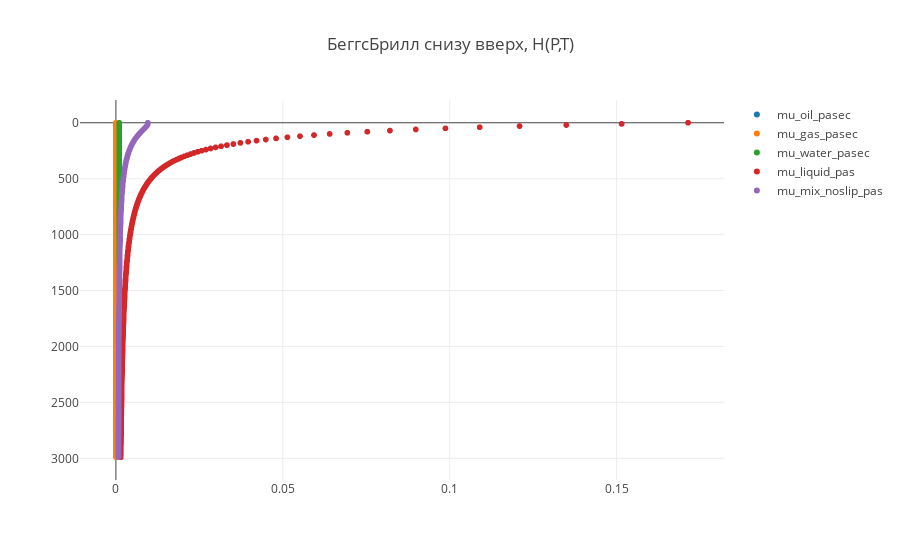

Write notebook code for a chart like this one.
### Code cell
trace1 = trace(0)
trace2 = trace(1)
trace3 = trace(2)
trace4 = trace(3)
trace5 = trace(40)
data = [trace1, trace2, trace3, trace4, trace5]

plot()

### Figure 1 — Plotly figure (JSON) as saved in the notebook; plotly's stock layout.template omitted (floating-point values rounded to 4 significant figures; data arrays with more than 128 entries replaced by an {"elided": "..."} marker saying what was removed)
{"data": [{"mode": "markers", "name": "mu_oil_pasec", "type": "scattergl", "uid": "ed4933cc-c570-44e3-aa49-880b4fefc8cf", "x": {"elided": "300 float values"}, "y": {"elided": "300 int values"}}, {"mode": "markers", "name": "mu_gas_pasec", "type": "scattergl", "uid": "09032241-0bd8-4e3f-9c27-0b52be1e10e0", "x": {"elided": "300 float values"}, "y": {"elided": "300 int values"}}, {"mode": "markers", "name": "mu_water_pasec", "type": "scattergl", "uid": "949d521b-9369-4308-bb39-ae4bea99c3c8", "x": {"elided": "300 float values"}, "y": {"elided": "300 int values"}}, {"mode": "markers", "name": "mu_liquid_pas", "type": "scattergl", "uid": "697f75a5-a440-4ef1-b366-b795f2c42221", "x": {"elided": "300 float values"}, "y": {"elided": "300 int values"}}, {"mode": "markers", "name": "mu_mix_noslip_pas", "type": "scattergl", "uid": "6cc8167d-f816-49eb-9e92-635cad145627", "x": {"elided": "300 float values"}, "y": {"elided": "300 int values"}}], "layout": {"title": {"text": "БеггсБрилл снизу вверх, H(P,T)"}, "yaxis": {"autorange": "reversed"}}}
